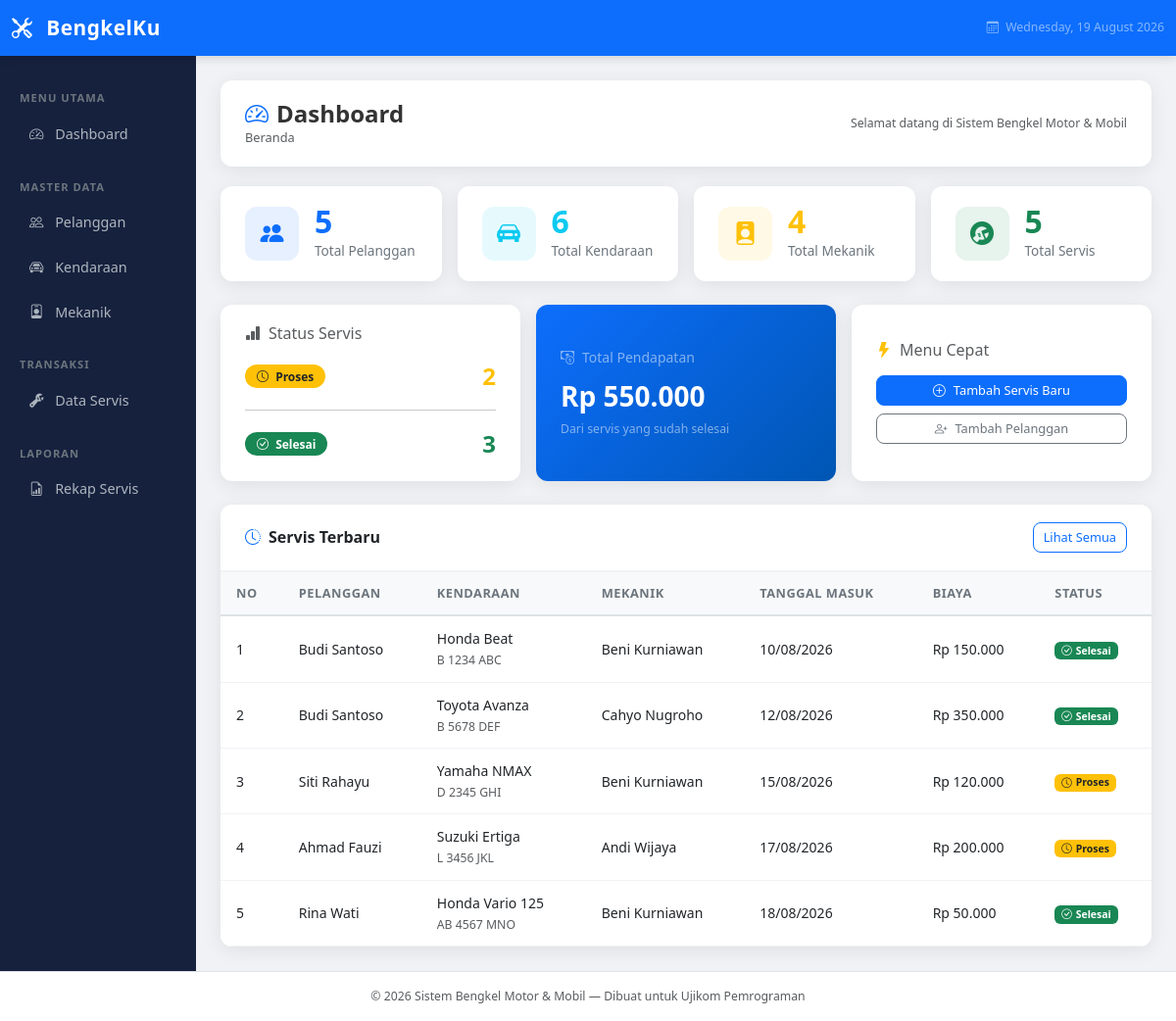
The page / on the database its author committed.
### tables this page shows
CREATE TABLE IF NOT EXISTS servis (
    id INT AUTO_INCREMENT PRIMARY KEY,
    id_kendaraan INT NOT NULL,
    id_mekanik INT NOT NULL,
    tanggal_masuk DATE NOT NULL,
    tanggal_selesai DATE,
    keluhan TEXT NOT NULL,
    pekerjaan TEXT,
    biaya DECIMAL(12, 0) DEFAULT 0,
    status ENUM('Proses', 'Selesai') NOT NULL DEFAULT 'Proses',
    created_at TIMESTAMP DEFAULT CURRENT_TIMESTAMP,
    FOREIGN KEY (id_kendaraan) REFERENCES kendaraan(id) ON DELETE CASCADE,
    FOREIGN KEY (id_mekanik) REFERENCES mekanik(id) ON DELETE CASCADE
);

CREATE TABLE IF NOT EXISTS pelanggan (
    id INT AUTO_INCREMENT PRIMARY KEY,
    nama VARCHAR(100) NOT NULL,
    telepon VARCHAR(15) NOT NULL,
    alamat TEXT,
    created_at TIMESTAMP DEFAULT CURRENT_TIMESTAMP
);

CREATE TABLE IF NOT EXISTS kendaraan (
    id INT AUTO_INCREMENT PRIMARY KEY,
    id_pelanggan INT NOT NULL,
    jenis ENUM('Motor', 'Mobil') NOT NULL,
    merk VARCHAR(50) NOT NULL,
    model VARCHAR(50) NOT NULL,
    plat_nomor VARCHAR(15) NOT NULL,
    tahun YEAR NOT NULL,
    FOREIGN KEY (id_pelanggan) REFERENCES pelanggan(id) ON DELETE CASCADE
);

CREATE TABLE IF NOT EXISTS mekanik (
    id INT AUTO_INCREMENT PRIMARY KEY,
    nama VARCHAR(100) NOT NULL,
    telepon VARCHAR(15) NOT NULL,
    spesialisasi ENUM('Motor', 'Mobil', 'Keduanya') NOT NULL DEFAULT 'Keduanya',
    created_at TIMESTAMP DEFAULT CURRENT_TIMESTAMP
);

### index.php (the view, shortened to what this page needs)
<?php
require_once 'config/database.php';
require_once 'includes/header.php';
$total_pelanggan = mysqli_fetch_row(mysqli_query($conn, "SELECT COUNT(*) FROM pelanggan"))[0];
$total_kendaraan = mysqli_fetch_row(mysqli_query($conn, "SELECT COUNT(*) FROM kendaraan"))[0];
$total_mekanik   = mysqli_fetch_row(mysqli_query($conn, "SELECT COUNT(*) FROM mekanik"))[0];
$total_servis    = mysqli_fetch_row(mysqli_query($conn, "SELECT COUNT(*) FROM servis"))[0];
$servis_proses   = mysqli_fetch_row(mysqli_query($conn, "SELECT COUNT(*) FROM servis WHERE status='Proses'"))[0];
$servis_selesai  = mysqli_fetch_row(mysqli_query($conn, "SELECT COUNT(*) FROM servis WHERE status='Selesai'"))[0];
$total_pendapatan = mysqli_fetch_row(mysqli_query($conn, "SELECT SUM(biaya) FROM servis WHERE status='Selesai'"))[0];
$query_terbaru = "SELECT s.id, p.nama AS nama_pelanggan, k.merk, k.model, k.plat_nomor,
                         m.nama AS nama_mekanik, s.tanggal_masuk, s.biaya, s.status
                  FROM servis s
                  JOIN kendaraan k ON s.id_kendaraan = k.id
                  JOIN pelanggan p ON k.id_pelanggan = p.id
                  JOIN mekanik m ON s.id_mekanik = m.id
                  ORDER BY s.created_at DESC LIMIT 5";
$result_terbaru = mysqli_query($conn, $query_terbaru);
?>
<div class="page-header">
    <div>
        <h4><i class="bi bi-speedometer2 me-2 text-primary"></i>Dashboard</h4>
        <nav aria-label="breadcrumb">
            <ol class="breadcrumb">
                <li class="breadcrumb-item active">Beranda</li>
            </ol>
        </nav>
    </div>
    <span class="text-muted small">Selamat datang di Sistem Bengkel Motor & Mobil</span>
</div>
<div class="row g-3 mb-4">
    <div class="col-md-3">
        <div class="card stat-card">
            <div class="card-body d-flex align-items-center gap-3">
                <div class="stat-icon bg-primary bg-opacity-10 text-primary">
                    <i class="bi bi-people-fill"></i>
                </div>
                <div>
                    <div class="stat-number text-primary"><?= $total_pelanggan ?></div>
                    <div class="stat-label">Total Pelanggan</div>
                </div>
            </div>
        </div>
    </div>
    <div class="col-md-3">
        <div class="card stat-card">
            <div class="card-body d-flex align-items-center gap-3">
                <div class="stat-icon bg-info bg-opacity-10 text-info">
                    <i class="bi bi-car-front-fill"></i>
                </div>
                <div>
                    <div class="stat-number text-info"><?= $total_kendaraan ?></div>
                    <div class="stat-label">Total Kendaraan</div>
                </div>
            </div>
        </div>
    </div>
    <div class="col-md-3">
        <div class="card stat-card">
            <div class="card-body d-flex align-items-center gap-3">
                <div class="stat-icon bg-warning bg-opacity-10 text-warning">
                    <i class="bi bi-person-badge-fill"></i>
                </div>
                <div>
                    <div class="stat-number text-warning"><?= $total_mekanik ?></div>
                    <div class="stat-label">Total Mekanik</div>
                </div>
            </div>
        </div>
    </div>
    <div class="col-md-3">
        <div class="card stat-card">
            <div class="card-body d-flex align-items-center gap-3">
                <div class="stat-icon bg-success bg-opacity-10 text-success">
                    <i class="bi bi-wrench-adjustable-circle-fill"></i>
                </div>
                <div>
                    <div class="stat-number text-success"><?= $total_servis ?></div>
                    <div class="stat-label">Total Servis</div>
                </div>
            </div>
        </div>
    </div>
</div>
<div class="row g-3 mb-4">
    <div class="col-md-4">
        <div class="card stat-card h-100">
            <div class="card-body">
                <h6 class="text-muted mb-3"><i class="bi bi-bar-chart-fill me-2"></i>Status Servis</h6>
                <div class="d-flex justify-content-between align-items-center mb-2">
                    <span class="badge bg-warning text-dark badge-status">
                        <i class="bi bi-clock me-1"></i> Proses
                    </span>
                    <strong class="text-warning fs-4"><?= $servis_proses ?></strong>
                </div>
                <hr>
                <div class="d-flex justify-content-between align-items-center">
                    <span class="badge bg-success badge-status">
                        <i class="bi bi-check-circle me-1"></i> Selesai
                    </span>
                    <strong class="text-success fs-4"><?= $servis_selesai ?></strong>
                </div>
            </div>
        </div>
    </div>
    <div class="col-md-4">
        <div class="card stat-card h-100" style="background: linear-gradient(135deg, #0d6efd, #0056b3); color:white">
            <div class="card-body d-flex flex-column justify-content-center">
                <div class="text-white-50 mb-2"><i class="bi bi-cash-coin me-2"></i>Total Pendapatan</div>
                <div class="fs-3 fw-bold">
                    Rp <?= number_format($total_pendapatan ?? 0, 0, ',', '.') ?>
                </div>
                <div class="text-white-50 small mt-1">Dari servis yang sudah selesai</div>
            </div>
        </div>
    </div>
    <div class="col-md-4">
        <div class="card stat-card h-100">
            <div class="card-body d-flex flex-column justify-content-center">
                <h6 class="text-muted mb-3"><i class="bi bi-lightning-fill me-2 text-warning"></i>Menu Cepat</h6>
                <a href="servis/tambah.php" class="btn btn-primary btn-sm mb-2 w-100">
                    <i class="bi bi-plus-circle me-2"></i>Tambah Servis Baru
                </a>
                <a href="pelanggan/tambah.php" class="btn btn-outline-secondary btn-sm w-100">
                    <i class="bi bi-person-plus me-2"></i>Tambah Pelanggan
                </a>
            </div>
        </div>
    </div>
</div>
<div class="card table-card">
    <div class="card-header d-flex justify-content-between align-items-center">
        <span><i class="bi bi-clock-history me-2 text-primary"></i>Servis Terbaru</span>
        <a href="servis/index.php" class="btn btn-sm btn-outline-primary">Lihat Semua</a>
    </div>
    <div class="card-body p-0">
        <div class="table-responsive">
            <table class="table table-hover mb-0">
                <thead>
                    <tr>
                        <th>No</th>
                        <th>Pelanggan</th>
                        <th>Kendaraan</th>
                        <th>Mekanik</th>
                        <th>Tanggal Masuk</th>
                        <th>Biaya</th>
                        <th>Status</th>
                    </tr>
                </thead>
                <tbody>
                    <?php
                    $no = 1;
                    if (mysqli_num_rows($result_terbaru) > 0):
                        while ($row = mysqli_fetch_assoc($result_terbaru)):
                    ?>
                    <tr>
                        <td><?= $no++ ?></td>
                        <td><?= htmlspecialchars($row['nama_pelanggan']) ?></td>
                        <td>
                            <?= htmlspecialchars($row['merk']) . ' ' . htmlspecialchars($row['model']) ?><br>
                            <small class="text-muted"><?= htmlspecialchars($row['plat_nomor']) ?></small>
                        </td>
                        <td><?= htmlspecialchars($row['nama_mekanik']) ?></td>
                        <td><?= date('d/m/Y', strtotime($row['tanggal_masuk'])) ?></td>
                        <td>Rp <?= number_format($row['biaya'], 0, ',', '.') ?></td>
                        <td>
                            <?php if ($row['status'] == 'Proses'): ?>
                                <span class="badge bg-warning text-dark"><i class="bi bi-clock me-1"></i>Proses</span>
                            <?php else: ?>
                                <span class="badge bg-success"><i class="bi bi-check-circle me-1"></i>Selesai</span>
                            <?php endif; ?>
                        </td>
                    </tr>
                    <?php endwhile; endif; ?>
                </tbody>
            </table>
        </div>
    </div>
</div>
<?php require_once 'includes/footer.php'; ?>

### includes/header.php (shortened to what this page needs)
<?php
$current_dir  = basename(dirname($_SERVER['PHP_SELF']));
$depth = ($current_dir == 'bengkel' || $current_dir == '.') ? '' : '../';
?>
<!DOCTYPE html>
<html lang="id">
<head>
    <link href="https://cdn.jsdelivr.net/npm/bootstrap@5.3.0/dist/css/bootstrap.min.css" rel="stylesheet">
    <link href="https://cdn.jsdelivr.net/npm/bootstrap-icons@1.11.0/font/bootstrap-icons.css" rel="stylesheet">
    <link href="<?= $depth ?>assets/css/style.css" rel="stylesheet">
</head>
<body>
<nav class="navbar navbar-dark bg-primary navbar-expand-lg">
    <div class="container-fluid">
        <a class="navbar-brand" href="<?= $depth ?>index.php">
            <i class="bi bi-tools me-2"></i> BengkelKu
        </a>
        <span class="navbar-text text-white-50 small">
            <i class="bi bi-calendar3 me-1"></i>
            <?= date('l, d F Y') ?>
        </span>
    </div>
</nav>
<div class="container-fluid p-0">
    <div class="row g-0">
        <div class="col-md-2 sidebar">
            <div class="sidebar-heading">Menu Utama</div>
            <ul class="nav flex-column">
                <li class="nav-item">
                    <a class="nav-link <?= ($current_dir == 'bengkel' || $current_dir == '.') ? 'active' : '' ?>"
                       href="<?= $depth ?>index.php">
                        <i class="bi bi-speedometer2"></i> Dashboard
                    </a>
                </li>
            </ul>
            <div class="sidebar-heading mt-2">Master Data</div>
            <ul class="nav flex-column">
                <li class="nav-item">
                    <a class="nav-link <?= ($current_dir == 'pelanggan') ? 'active' : '' ?>"
                       href="<?= $depth ?>pelanggan/index.php">
                        <i class="bi bi-people"></i> Pelanggan
                    </a>
                </li>
                <li class="nav-item">
                    <a class="nav-link <?= ($current_dir == 'kendaraan') ? 'active' : '' ?>"
                       href="<?= $depth ?>kendaraan/index.php">
                        <i class="bi bi-car-front"></i> Kendaraan
                    </a>
                </li>
                <li class="nav-item">
                    <a class="nav-link <?= ($current_dir == 'mekanik') ? 'active' : '' ?>"
                       href="<?= $depth ?>mekanik/index.php">
                        <i class="bi bi-person-badge"></i> Mekanik
                    </a>
                </li>
            </ul>
            <div class="sidebar-heading mt-2">Transaksi</div>
            <ul class="nav flex-column">
                <li class="nav-item">
                    <a class="nav-link <?= ($current_dir == 'servis') ? 'active' : '' ?>"
                       href="<?= $depth ?>servis/index.php">
                        <i class="bi bi-wrench-adjustable"></i> Data Servis
                    </a>
                </li>
            </ul>
            <div class="sidebar-heading mt-2">Laporan</div>
            <ul class="nav flex-column">
                <li class="nav-item">
                    <a class="nav-link <?= ($current_dir == 'laporan') ? 'active' : '' ?>"
                       href="<?= $depth ?>laporan/index.php">
                        <i class="bi bi-file-earmark-bar-graph"></i> Rekap Servis
                    </a>
                </li>
            </ul>
        </div>
        <div class="col-md-10 main-content">

### includes/footer.php (shortened to what this page needs)
        </div>
    </div>
</div>
<div class="text-center py-3 text-muted small border-top mt-auto" style="background:#fff">
    &copy; <?= date('Y') ?> Sistem Bengkel Motor & Mobil &mdash; Dibuat untuk Ujikom Pemrograman
</div>
</body>
</html>

### assets/css/style.css (style rules this page uses)
:root { --primary: #0d6efd; --success: #198754; --warning: #ffc107; --danger: #dc3545; --dark: #1a1a2e; --sidebar-bg: #16213e; --card-shadow: 0 4px 20px rgba(0, 0, 0, 0.08); }
body { background-color: #f0f2f5; font-family: 'Segoe UI', Tahoma, Geneva, Verdana, sans-serif; font-size: 14px; }
.navbar-brand { font-weight: 700; font-size: 1.3rem; letter-spacing: 0.5px; }
.navbar { box-shadow: 0 2px 10px rgba(0,0,0,0.15); }
.sidebar { min-height: calc(100vh - 56px); background: var(--sidebar-bg); padding-top: 20px; }
.sidebar .nav-link { color: #adb5bd; padding: 10px 20px; border-radius: 8px; margin: 2px 10px; transition: all 0.2s ease; font-size: 0.9rem; }
.sidebar .nav-link i { width: 20px; margin-right: 8px; }
.sidebar-heading { color: #6c757d; font-size: 0.7rem; font-weight: 700; text-transform: uppercase; letter-spacing: 1px; padding: 15px 20px 5px; }
.main-content { padding: 25px; }
.stat-card { border: none; border-radius: 12px; box-shadow: var(--card-shadow); transition: transform 0.2s ease, box-shadow 0.2s ease; overflow: hidden; }
.stat-card .card-body { padding: 20px 25px; }
.stat-icon { width: 55px; height: 55px; border-radius: 12px; display: flex; align-items: center; justify-content: center; font-size: 1.5rem; }
.stat-number { font-size: 2rem; font-weight: 700; line-height: 1; margin-bottom: 4px; }
.stat-label { color: #6c757d; font-size: 0.85rem; }
.table-card { border: none; border-radius: 12px; box-shadow: var(--card-shadow); overflow: hidden; }
.table-card .card-header { background: white; border-bottom: 2px solid #f0f2f5; padding: 18px 25px; font-weight: 600; font-size: 1rem; }
.table thead th { background-color: #f8f9fa; border-bottom: 2px solid #dee2e6; font-weight: 600; font-size: 0.8rem; text-transform: uppercase; letter-spacing: 0.5px; color: #6c757d; padding: 12px 16px; }
.table tbody td { padding: 12px 16px; vertical-align: middle; border-bottom: 1px solid #f0f2f5; }
.page-header { background: white; border-radius: 12px; padding: 20px 25px; margin-bottom: 20px; box-shadow: var(--card-shadow); display: flex; align-items: center; justify-content: space-between; }
.page-header h4 { margin: 0; font-weight: 700; color: #333; }
.page-header .breadcrumb { margin: 0; background: none; padding: 0; font-size: 0.8rem; }
.badge-status { padding: 6px 12px; border-radius: 20px; font-size: 0.75rem; font-weight: 600; }
.btn { border-radius: 8px; font-size: 0.85rem; font-weight: 500; padding: 8px 16px; transition: all 0.2s ease; }
.btn-sm { padding: 5px 10px; font-size: 0.8rem; }

### rows shown on the page
servis: pelanggan.nama "Budi Santoso", id_kendaraan.merk "Honda", id_kendaraan.model "Beat", id_kendaraan.plat_nomor "B 1234 ABC", id_mekanik.nama "Beni Kurniawan", tanggal_masuk "10/08/2026", biaya "150.000", status "Selesai" (drawn)
servis: pelanggan.nama "Budi Santoso", id_kendaraan.merk "Toyota", id_kendaraan.model "Avanza", id_kendaraan.plat_nomor "B 5678 DEF", id_mekanik.nama "Cahyo Nugroho", tanggal_masuk "12/08/2026", biaya "350.000", status "Selesai" (drawn)
servis: pelanggan.nama "Siti Rahayu", id_kendaraan.merk "Yamaha", id_kendaraan.model "NMAX", id_kendaraan.plat_nomor "D 2345 GHI", id_mekanik.nama "Beni Kurniawan", tanggal_masuk "15/08/2026", biaya "120.000", status "Proses" (drawn)
servis: pelanggan.nama "Ahmad Fauzi", id_kendaraan.merk "Suzuki", id_kendaraan.model "Ertiga", id_kendaraan.plat_nomor "L 3456 JKL", id_mekanik.nama "Andi Wijaya", tanggal_masuk "17/08/2026", biaya "200.000", status "Proses" (drawn)
servis: pelanggan.nama "Rina Wati", id_kendaraan.merk "Honda", id_kendaraan.model "Vario 125", id_kendaraan.plat_nomor "AB 4567 MNO", id_mekanik.nama "Beni Kurniawan", tanggal_masuk "18/08/2026", biaya "50.000", status "Selesai" (drawn)

### other values the page prints
$total_pelanggan "5"
$total_kendaraan "6"
$total_mekanik "4"
$total_servis "5"
$servis_proses "2"
$servis_selesai "3"
$total_pendapatan "550.000"
